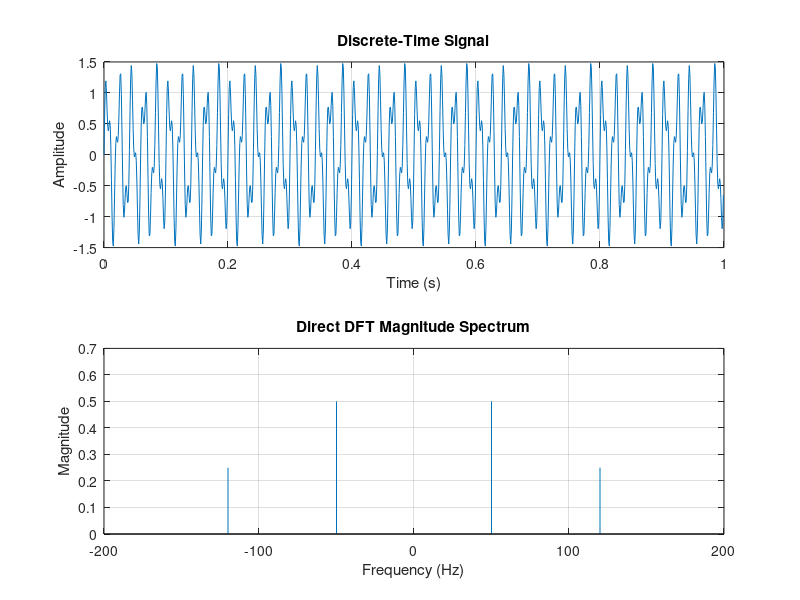

This figure's MATLAB source:

clear;
clc;
close all;

%% 1. Signal parameters
fs = 1000;
N = 1000;
n = 0:N-1;
t = n/fs;

%% 2. Generate signal
f1 = 50;
f2 = 120;

x = sin(2*pi*f1*t) + 0.5*sin(2*pi*f2*t);

%% 3. Direct DFT implementation
X = zeros(1,N);

for k = 0:N-1
    X(k+1) = sum(x .* exp(-1j*2*pi*k*n/N));
end

%% 4. Frequency axis
f = (-N/2:N/2-1)*(fs/N);

% Shift spectrum to center zero frequency
X_shifted = fftshift(X)/N;

%% 5. Visualization
figure;

subplot(2,1,1);
plot(t,x);
xlabel('Time (s)');
ylabel('Amplitude');
title('Discrete-Time Signal');
grid on;

subplot(2,1,2);
stem(f,abs(X_shifted),'Marker','none');
xlabel('Frequency (Hz)');
ylabel('Magnitude');
title('Direct DFT Magnitude Spectrum');
xlim([-200 200]);
grid on;

%% 6. Save figure
exportgraphics(gcf,'dft_result.png');
